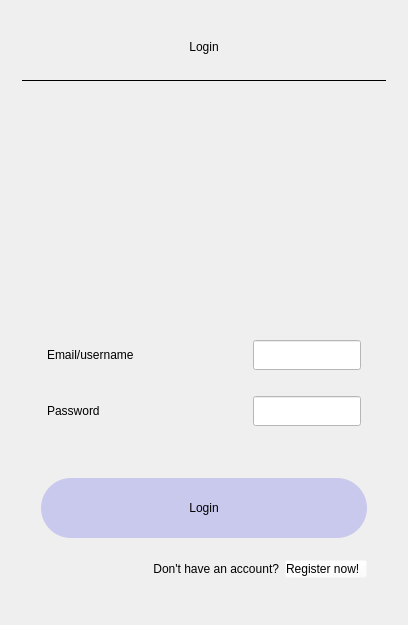
             <widget class="QWidget" name="login">
              <layout class="QVBoxLayout" name="verticalLayout_10">
               <item>
                <widget class="QFrame" name="frame_21">
                 <property name="minimumSize">
                  <size>
                   <width>0</width>
                   <height>81</height>
                  </size>
                 </property>
                 <property name="maximumSize">
                  <size>
                   <width>16777215</width>
                   <height>81</height>
                  </size>
                 </property>
                 <property name="styleSheet">
                  <string notr="true">background-color: rgb(255, 255, 255, 0)</string>
                 </property>
                 <property name="frameShape">
                  <enum>QFrame::StyledPanel</enum>
                 </property>
                 <property name="frameShadow">
                  <enum>QFrame::Raised</enum>
                 </property>
                 <layout class="QVBoxLayout" name="verticalLayout_9">
                  <property name="spacing">
                   <number>0</number>
                  </property>
                  <property name="leftMargin">
                   <number>9</number>
                  </property>
                  <property name="topMargin">
                   <number>9</number>
                  </property>
                  <property name="rightMargin">
                   <number>9</number>
                  </property>
                  <property name="bottomMargin">
                   <number>2</number>
                  </property>
                  <item>
                   <widget class="QFrame" name="frame_28">
                    <property name="frameShape">
                     <enum>QFrame::StyledPanel</enum>
                    </property>
                    <property name="frameShadow">
                     <enum>QFrame::Raised</enum>
                    </property>
                    <layout class="QHBoxLayout" name="horizontalLayout_20">
                     <property name="spacing">
                      <number>0</number>
                     </property>
                     <property name="leftMargin">
                      <number>0</number>
                     </property>
                     <property name="topMargin">
                      <number>0</number>
                     </property>
                     <property name="rightMargin">
                      <number>0</number>
                     </property>
                     <property name="bottomMargin">
                      <number>0</number>
                     </property>
                     <item>
                      <widget class="QFrame" name="frame_31">
                       <property name="minimumSize">
                        <size>
                         <width>50</width>
                         <height>50</height>
                        </size>
                       </property>
                       <property name="maximumSize">
                        <size>
                         <width>50</width>
                         <height>50</height>
                        </size>
                       </property>
                       <property name="frameShape">
                        <enum>QFrame::StyledPanel</enum>
                       </property>
                       <property name="frameShadow">
                        <enum>QFrame::Raised</enum>
                       </property>
                      </widget>
                     </item>
                     <item>
                      <widget class="QLabel" name="label_14">
                       <property name="styleSheet">
                        <string notr="true">font: 25pt &quot;Century Gothic&quot;;
font: 63 34pt &quot;Bahnschrift SemiBold&quot;;
font: 26pt &quot;Bahnschrift SemiCondensed&quot;;</string>
                       </property>
                       <property name="text">
                        <string>Login</string>
                       </property>
                       <property name="alignment">
                        <set>Qt::AlignCenter</set>
                       </property>
                      </widget>
                     </item>
                     <item>
                      <widget class="QFrame" name="frame_32">
                       <property name="minimumSize">
                        <size>
                         <width>50</width>
                         <height>50</height>
                        </size>
                       </property>
                       <property name="maximumSize">
                        <size>
                         <width>50</width>
                         <height>50</height>
                        </size>
                       </property>
                       <property name="frameShape">
                        <enum>QFrame::StyledPanel</enum>
                       </property>
                       <property name="frameShadow">
                        <enum>QFrame::Raised</enum>
                       </property>
                      </widget>
                     </item>
                    </layout>
                   </widget>
                  </item>
                  <item>
                   <widget class="QFrame" name="frame_29">
                    <property name="frameShape">
                     <enum>QFrame::StyledPanel</enum>
                    </property>
                    <property name="frameShadow">
                     <enum>QFrame::Raised</enum>
                    </property>
                    <layout class="QHBoxLayout" name="horizontalLayout_21">
                     <property name="spacing">
                      <number>0</number>
                     </property>
                     <property name="leftMargin">
                      <number>0</number>
                     </property>
                     <property name="topMargin">
                      <number>0</number>
                     </property>
                     <property name="rightMargin">
                      <number>0</number>
                     </property>
                     <property name="bottomMargin">
                      <number>0</number>
                     </property>
                     <item>
                      <widget class="QFrame" name="frame_30">
                       <property name="maximumSize">
                        <size>
                         <width>16777215</width>
                         <height>1</height>
                        </size>
                       </property>
                       <property name="styleSheet">
                        <string notr="true">background-color: rgb(0, 0, 0);</string>
                       </property>
                       <property name="frameShape">
                        <enum>QFrame::StyledPanel</enum>
                       </property>
                       <property name="frameShadow">
                        <enum>QFrame::Raised</enum>
                       </property>
                      </widget>
                     </item>
                    </layout>
                   </widget>
                  </item>
                 </layout>
                </widget>
               </item>
               <item>
                <widget class="QFrame" name="frame_33">
                 <property name="minimumSize">
                  <size>
                   <width>0</width>
                   <height>0</height>
                  </size>
                 </property>
                 <property name="maximumSize">
                  <size>
                   <width>16777215</width>
                   <height>16777215</height>
                  </size>
                 </property>
                 <property name="styleSheet">
                  <string notr="true">background-color: rgb(255, 255, 255, 0)</string>
                 </property>
                 <property name="frameShape">
                  <enum>QFrame::StyledPanel</enum>
                 </property>
                 <property name="frameShadow">
                  <enum>QFrame::Raised</enum>
                 </property>
                 <layout class="QVBoxLayout" name="verticalLayout_12">
                  <item>
                   <widget class="QFrame" name="frame_38">
                    <property name="frameShape">
                     <enum>QFrame::StyledPanel</enum>
                    </property>
                    <property name="frameShadow">
                     <enum>QFrame::Raised</enum>
                    </property>
                    <layout class="QVBoxLayout" name="verticalLayout_7">
                     <item>
                      <widget class="QFrame" name="frame_24">
                       <property name="frameShape">
                        <enum>QFrame::StyledPanel</enum>
                       </property>
                       <property name="frameShadow">
                        <enum>QFrame::Raised</enum>
                       </property>
                       <layout class="QHBoxLayout" name="horizontalLayout_18">
                        <item>
                         <widget class="QLabel" name="label_13">
                          <property name="minimumSize">
                           <size>
                            <width>180</width>
                            <height>180</height>
                           </size>
                          </property>
                          <property name="maximumSize">
                           <size>
                            <width>180</width>
                            <height>180</height>
                           </size>
                          </property>
                          <property name="text">
                           <string/>
                          </property>
                          <property name="pixmap">
                           <pixmap>data/img/login_border.png</pixmap>
                          </property>
                         </widget>
                        </item>
                       </layout>
                      </widget>
                     </item>
                     <item>
                      <widget class="QFrame" name="frame_53">
                       <property name="frameShape">
                        <enum>QFrame::StyledPanel</enum>
                       </property>
                       <property name="frameShadow">
                        <enum>QFrame::Raised</enum>
                       </property>
                      </widget>
                     </item>
                     <item>
                      <widget class="QFrame" name="frame_22">
                       <property name="frameShape">
                        <enum>QFrame::StyledPanel</enum>
                       </property>
                       <property name="frameShadow">
                        <enum>QFrame::Raised</enum>
                       </property>
                       <layout class="QHBoxLayout" name="horizontalLayout_17">
                        <item>
                         <widget class="QFrame" name="frame_27">
                          <property name="frameShape">
                           <enum>QFrame::StyledPanel</enum>
                          </property>
                          <property name="frameShadow">
                           <enum>QFrame::Raised</enum>
                          </property>
                         </widget>
                        </item>
                        <item>
                         <widget class="QLabel" name="label">
                          <property name="minimumSize">
                           <size>
                            <width>200</width>
                            <height>0</height>
                           </size>
                          </property>
                          <property name="maximumSize">
                           <size>
                            <width>200</width>
                            <height>16777215</height>
                           </size>
                          </property>
                          <property name="styleSheet">
                           <string notr="true">font: 14pt &quot;Bahnschrift SemiCondensed&quot;;</string>
                          </property>
                          <property name="text">
                           <string>Email/username</string>
                          </property>
                         </widget>
                        </item>
                        <item>
                         <widget class="QLineEdit" name="useremail_login">
                          <property name="minimumSize">
                           <size>
                            <width>0</width>
                            <height>30</height>
                           </size>
                          </property>
                          <property name="maximumSize">
                           <size>
                            <width>410</width>
                            <height>16777215</height>
                           </size>
                          </property>
                          <property name="styleSheet">
                           <string notr="true">background-color: rgba(255, 255, 255, 255);
font: 11pt &quot;Century Gothic&quot;;</string>
                          </property>
                         </widget>
                        </item>
                        <item>
                         <widget class="QFrame" name="frame_26">
                          <property name="frameShape">
                           <enum>QFrame::StyledPanel</enum>
                          </property>
                          <property name="frameShadow">
                           <enum>QFrame::Raised</enum>
                          </property>
                         </widget>
                        </item>
                       </layout>
                      </widget>
                     </item>
                     <item>
                      <widget class="QFrame" name="frame_23">
                       <property name="frameShape">
                        <enum>QFrame::StyledPanel</enum>
                       </property>
                       <property name="frameShadow">
                        <enum>QFrame::Raised</enum>
                       </property>
                       <layout class="QHBoxLayout" name="horizontalLayout_16">
                        <item>
                         <widget class="QFrame" name="frame_51">
                          <property name="frameShape">
                           <enum>QFrame::StyledPanel</enum>
                          </property>
                          <property name="frameShadow">
                           <enum>QFrame::Raised</enum>
                          </property>
                         </widget>
                        </item>
                        <item>
                         <widget class="QLabel" name="label_12">
                          <property name="minimumSize">
                           <size>
                            <width>200</width>
                            <height>0</height>
                           </size>
                          </property>
                          <property name="maximumSize">
                           <size>
                            <width>200</width>
                            <height>16777215</height>
                           </size>
                          </property>
                          <property name="styleSheet">
                           <string notr="true">font: 14pt &quot;Bahnschrift SemiCondensed&quot;;</string>
                          </property>
                          <property name="text">
                           <string>Password</string>
                          </property>
                         </widget>
                        </item>
                        <item>
                         <widget class="QLineEdit" name="password_login">
                          <property name="minimumSize">
                           <size>
                            <width>0</width>
                            <height>30</height>
                           </size>
                          </property>
                          <property name="maximumSize">
                           <size>
                            <width>410</width>
                            <height>16777215</height>
                           </size>
                          </property>
                          <property name="styleSheet">
                           <string notr="true">background-color: rgba(255, 255, 255, 255);
font: 11pt &quot;Century Gothic&quot;;</string>
                          </property>
                          <property name="echoMode">
                           <enum>QLineEdit::Password</enum>
                          </property>
                         </widget>
                        </item>
                        <item>
                         <widget class="QFrame" name="frame_52">
                          <property name="frameShape">
                           <enum>QFrame::StyledPanel</enum>
                          </property>
                          <property name="frameShadow">
                           <enum>QFrame::Raised</enum>
                          </property>
                         </widget>
                        </item>
                       </layout>
                      </widget>
                     </item>
                     <item>
                      <widget class="QFrame" name="frame_25">
                       <property name="frameShape">
                        <enum>QFrame::StyledPanel</enum>
                       </property>
                       <property name="frameShadow">
                        <enum>QFrame::Raised</enum>
                       </property>
                      </widget>
                     </item>
                    </layout>
                   </widget>
                  </item>
                  <item>
                   <widget class="QFrame" name="frame_34">
                    <property name="maximumSize">
                     <size>
                      <width>16777215</width>
                      <height>140</height>
                     </size>
                    </property>
                    <property name="frameShape">
                     <enum>QFrame::StyledPanel</enum>
                    </property>
                    <property name="frameShadow">
                     <enum>QFrame::Raised</enum>
                    </property>
                    <layout class="QVBoxLayout" name="verticalLayout_11">
                     <item>
                      <widget class="QFrame" name="frame_39">
                       <property name="frameShape">
                        <enum>QFrame::StyledPanel</enum>
                       </property>
                       <property name="frameShadow">
                        <enum>QFrame::Raised</enum>
                       </property>
                       <layout class="QHBoxLayout" name="horizontalLayout_23">
                        <item>
                         <widget class="QPushButton" name="loginbutton_login">
                          <property name="minimumSize">
                           <size>
                            <width>60</width>
                            <height>60</height>
                           </size>
                          </property>
                          <property name="maximumSize">
                           <size>
                            <width>351</width>
                            <height>16777215</height>
                           </size>
                          </property>
                          <property name="styleSheet">
                           <string notr="true">QPushButton {	
	border-radius: 30px;
	background-color: rgba(102, 97, 234, 70);
	color: rgb(0,0,0);
	font: 18pt &quot;Bahnschrift SemiCondensed&quot;;
}
QPushButton:hover {	
	background-color: rgba(72, 67, 181, 80);
	color: rgb(255,255,255);
	font: 18pt &quot;Bahnschrift SemiCondensed&quot;;
}
QPushButton:pressed {	
	background-color: rgba(72, 67, 181, 130);
	color: rgb(240,240,240);
	font: 18pt &quot;Bahnschrift SemiCondensed&quot;;
}</string>
                          </property>
                          <property name="text">
                           <string>Login</string>
                          </property>
                          <property name="icon">
                           <iconset>
                            <normaloff>../../../Gonpachiro/images/icons/home icon.png</normaloff>../../../Gonpachiro/images/icons/home icon.png</iconset>
                          </property>
                          <property name="iconSize">
                           <size>
                            <width>40</width>
                            <height>40</height>
                           </size>
                          </property>
                         </widget>
                        </item>
                       </layout>
                      </widget>
                     </item>
                     <item>
                      <widget class="QFrame" name="frame_35">
                       <property name="maximumSize">
                        <size>
                         <width>16777215</width>
                         <height>38</height>
                        </size>
                       </property>
                       <property name="frameShape">
                        <enum>QFrame::StyledPanel</enum>
                       </property>
                       <property name="frameShadow">
                        <enum>QFrame::Raised</enum>
                       </property>
                       <layout class="QHBoxLayout" name="horizontalLayout_22">
                        <item>
                         <widget class="QFrame" name="frame_36">
                          <property name="maximumSize">
                           <size>
                            <width>90</width>
                            <height>16777215</height>
                           </size>
                          </property>
                          <property name="frameShape">
                           <enum>QFrame::StyledPanel</enum>
                          </property>
                          <property name="frameShadow">
                           <enum>QFrame::Raised</enum>
                          </property>
                         </widget>
                        </item>
                        <item>
                         <widget class="QLabel" name="label_2">
                          <property name="minimumSize">
                           <size>
                            <width>220</width>
                            <height>0</height>
                           </size>
                          </property>
                          <property name="maximumSize">
                           <size>
                            <width>16777215</width>
                            <height>20</height>
                           </size>
                          </property>
                          <property name="styleSheet">
                           <string notr="true">font: 11pt &quot;Century Gothic&quot;;</string>
                          </property>
                          <property name="text">
                           <string>Don't have an account?</string>
                          </property>
                          <property name="alignment">
                           <set>Qt::AlignRight|Qt::AlignTrailing|Qt::AlignVCenter</set>
                          </property>
                         </widget>
                        </item>
                        <item>
                         <widget class="QPushButton" name="registerbutton_login">
                          <property name="styleSheet">
                           <string notr="true">font: 12pt &quot;Bahnschrift SemiCondensed&quot;;
text-align: left;</string>
                          </property>
                          <property name="text">
                           <string>Register now!</string>
                          </property>
                         </widget>
                        </item>
                       </layout>
                      </widget>
                     </item>
                    </layout>
                   </widget>
                  </item>
                  <item>
                   <widget class="QFrame" name="frame_66">
                    <property name="frameShape">
                     <enum>QFrame::StyledPanel</enum>
                    </property>
                    <property name="frameShadow">
                     <enum>QFrame::Raised</enum>
                    </property>
                   </widget>
                  </item>
                 </layout>
                </widget>
               </item>
              </layout>
             </widget>
